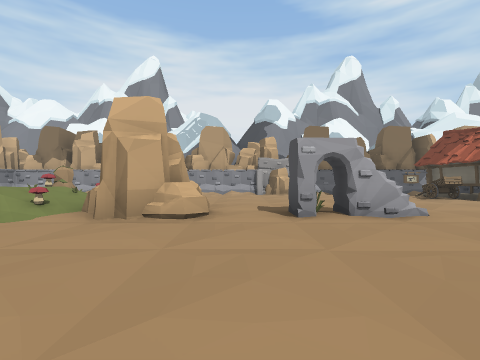
[1] (above)

20 first-person views from a walk through a Unity game level. The camera is 1.2 m above the floor, looks level and sees 85° across. The floor is counted in squares, 2 m on a side. Each view is taken from the middle of a square. On the plan, view 1 faces up. The plan holds only what a view shows up to about 9 squares ahead; the rest is blank. The place goes on beyond the plan. The player character is not drawn.

[2]
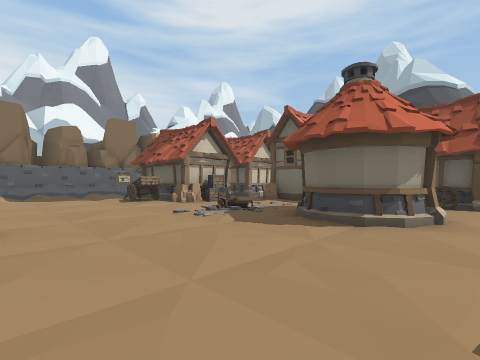

[3]
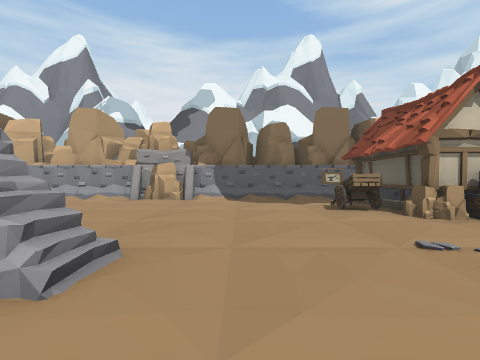

[4]
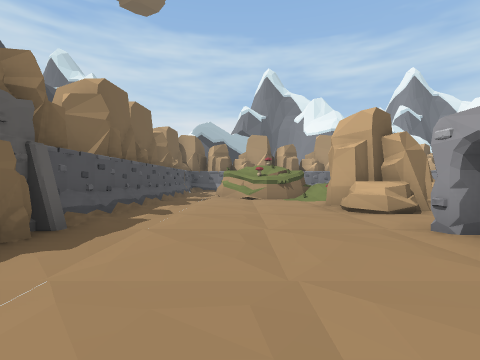

[5]
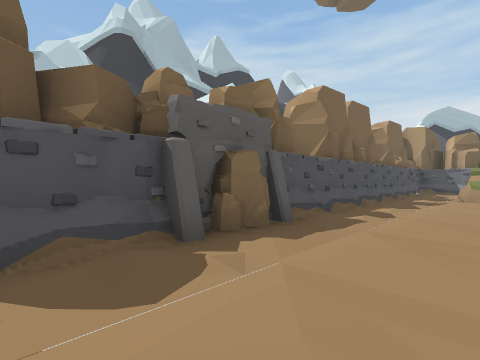

[6]
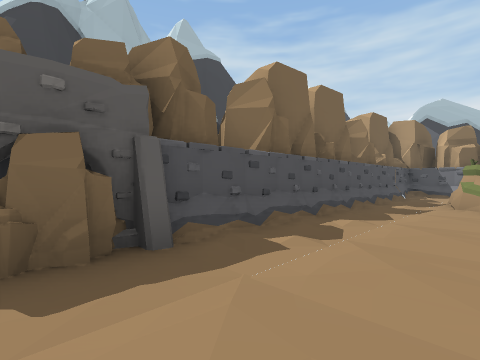

[7]
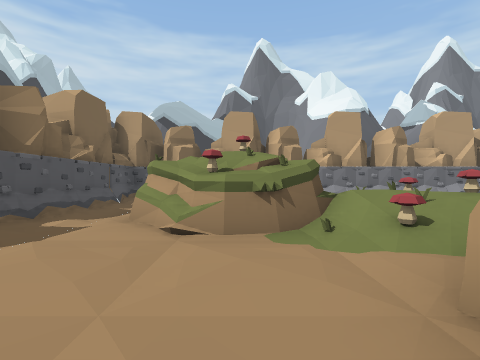

[8]
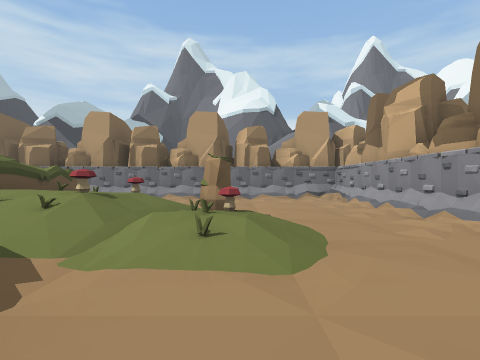

[9]
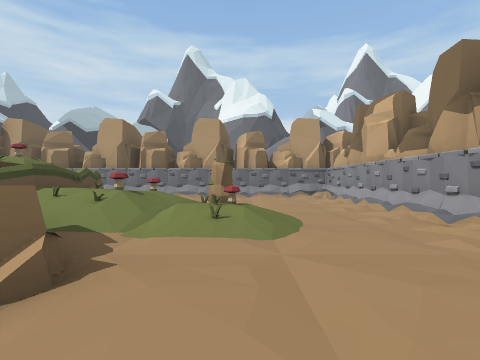

[10]
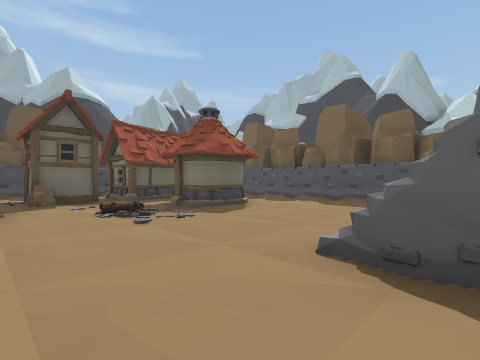

[11]
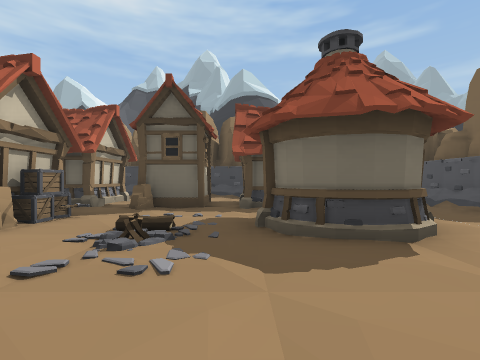

[12]
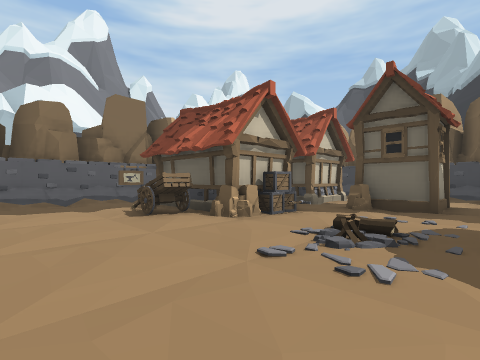

[13]
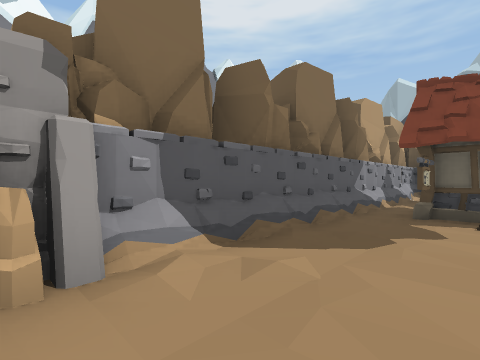

[14]
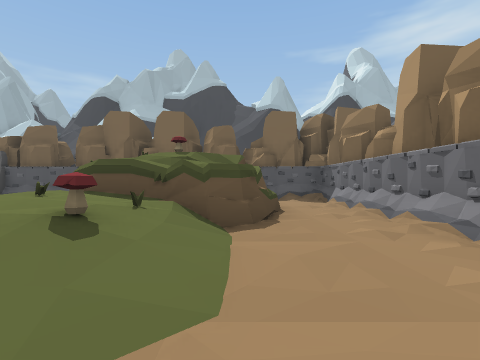

[15]
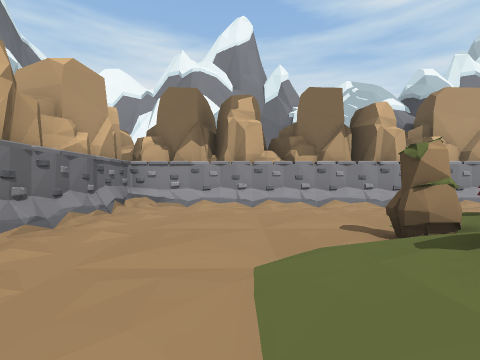

[16]
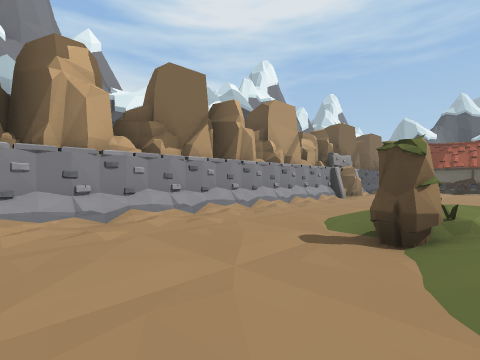

[17]
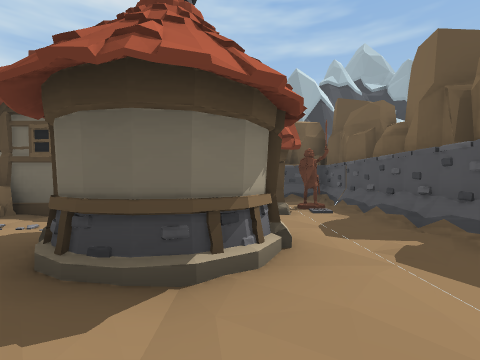

[18]
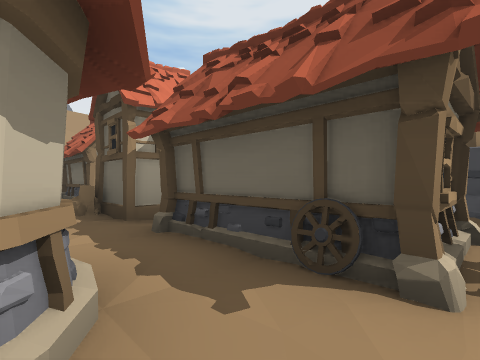

[19]
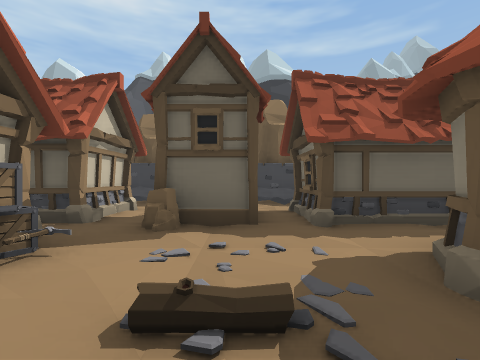

[20]
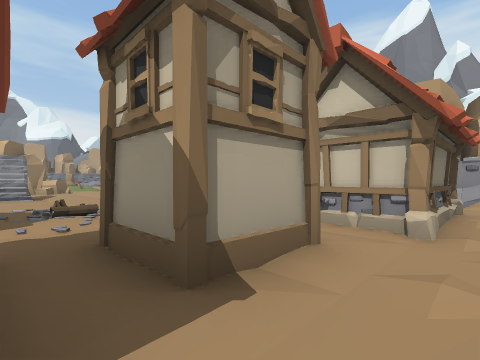

### Floor plan
Key: @ floor where view 1 was taken; # wall or solid block; . floor; / step, stairs or slope; O other object.
Columns run from 12 left of view 1 to 15 right of it. Each row starts with its distance up from view 1.
 13  OO  O   O  O       OO  O
 12   OOOO OOO  ## OOOOOOO OO
 11   OOOOOOOOOOO#OOOOOOOOOOO
 10   O ..............O#  ## O
  9 OOO ..../..........#  ## OO
  8  OO ...OOOO.......OO ### OO
  7   O ../O///........OO/// OO
  6   O ./OOO/OO.........O#/ O
  5  OO ./OOOO O.O#/..//..#/ O
  4  OO .OOOOO#O..//......##.OOO
  3   O .OOOO..........##.## OO
  2   O   OO...........##.O# O
  1 OOO   .................. O
  0   O         @.O.       O O
 -1   OOOOOOOOOOOO#OOOOOOOOOOO
 -2   O OOO   O O## OOO    OO
 -3           O O   O      OO

Positions as (right, up) in squares from view 1, and headings:
1: (0, 0), facing up
2: (3, 1), facing up-right
3: (4, 3), facing up
4: (4, 2), facing left
5: (4, 2), facing down-left
6: (2, 2), facing down-left
7: (-1, 3), facing left
8: (-1, 8), facing left
9: (0, 8), facing left
10: (2, 7), facing down-right
11: (4, 4), facing right
12: (4, 4), facing up-right
13: (2, 9), facing up-right
14: (-7, 8), facing down
15: (-7, 5), facing up
16: (-8, 7), facing up-right
17: (5, 2), facing right
18: (8, 1), facing up-right
19: (6, 5), facing right
20: (12, 4), facing up-left
